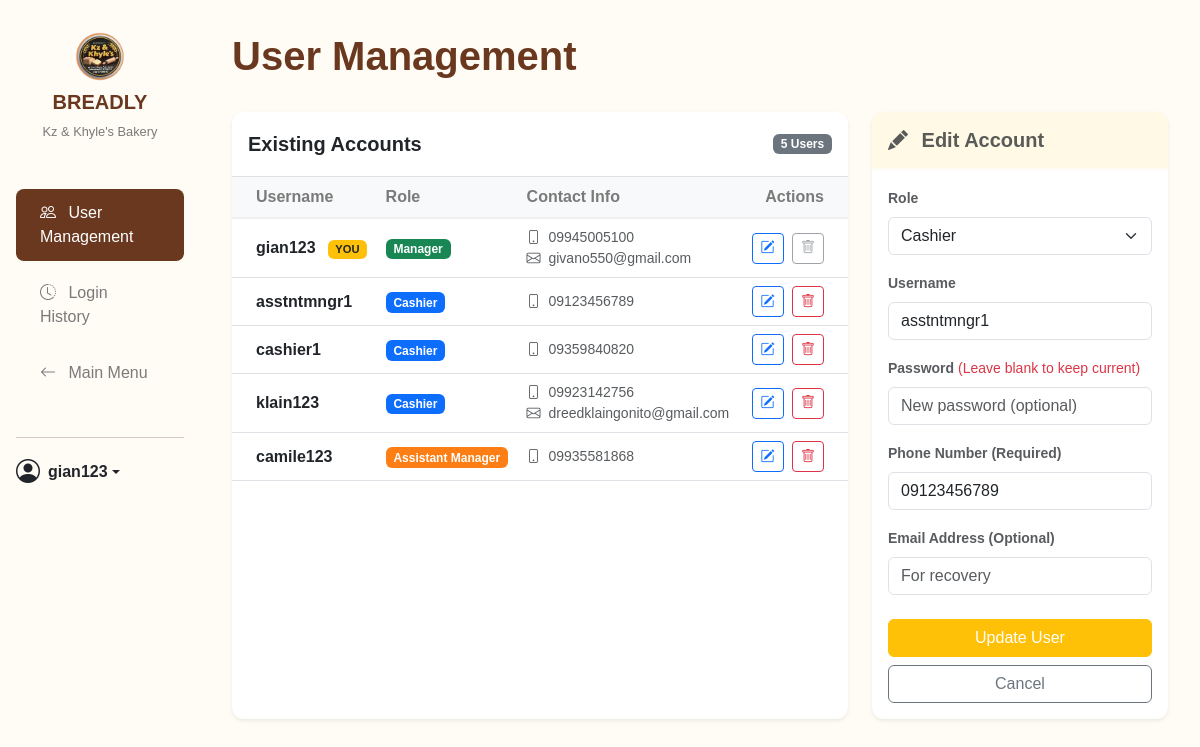
Screenshot of /nav/account_management.php?action=edit&id=6 (signed in) with the database file from the repository.
### tables this page shows
CREATE TABLE `users` (
  `user_id` int(11) NOT NULL,
  `username` varchar(100) NOT NULL,
  `password` varchar(255) DEFAULT NULL,
  `role` enum('manager','cashier','assistant_manager') NOT NULL,
  `email` varchar(150) DEFAULT NULL,
  `phone_number` varchar(11) NOT NULL,
  `enable_daily_report` tinyint(1) NOT NULL DEFAULT 0 COMMENT 'For daily SMS reports',
  `created_at` timestamp NOT NULL DEFAULT current_timestamp()
);

### db_connection.php (called while the page is built, shortened)
<?php
class Database {
    private $host = DB_HOST;
    private $db_name = DB_NAME;
    private $username = DB_USER;
    private $password = DB_PASS;
    public $conn;
    private function connect() {
        $this->conn = null;
        try {
            $dsn = "mysql:host=" . $this->host . ";dbname=" . $this->db_name . ";charset=utf8mb4";
            $options = [
                PDO::ATTR_ERRMODE => PDO::ERRMODE_EXCEPTION,
                PDO::ATTR_DEFAULT_FETCH_MODE => PDO::FETCH_ASSOC,
                PDO::ATTR_EMULATE_PREPARES => false,
            ];
            $this->conn = new PDO($dsn, $this->username, $this->password, $options);
        } catch (PDOException $e) {
            error_log("Database Connection Failed: " . $e->getMessage());
            die("A critical database connection error occurred. Please contact support.");
        }
    }
    public function getConnection() {
        return $this->conn;
    }
}

### src/UserManager.php (called while the page is built, shortened)
<?php
require_once __DIR__ . '/../db_connection.php';
class UserManager {
    private $conn;
    public function __construct() {
        $db = new Database();
        $this->conn = $db->getConnection();
    }
    public function getAllUsers() {
        try {
            $stmt = $this->conn->prepare("CALL AdminGetAllUsers()");
            $stmt->execute();
            return $stmt->fetchAll(PDO::FETCH_ASSOC);
        } catch (PDOException $e) {
            error_log("Get Users Error: " . $e->getMessage());
            return [];
        }
    }
    public function getUserById($user_id) {
        try {
            $stmt = $this->conn->prepare("CALL UserFindById(?)");
            $stmt->execute([$user_id]);
            return $stmt->fetch(PDO::FETCH_ASSOC);
        } catch (PDOException $e) {
            return null;
        }
    }
}
?>

### nav/account_management.php (the view, shortened to what this page needs)
<?php
require_once '../src/UserManager.php';
$userManager = new UserManager();
$is_edit = false;
$edit_data = [];
if (isset($_GET['action']) && $_GET['action'] === 'edit' && isset($_GET['id'])) {
    $is_edit = true;
    $edit_user_id = intval($_GET['id']);
    $edit_data = $userManager->getUserById($edit_user_id);
}
$users = $userManager->getAllUsers();
$active_nav_link = 'account_management';
?>
<!DOCTYPE html>
<html lang="en">
<head>
    <link href="https://cdn.jsdelivr.net/npm/bootstrap@5.3.3/dist/css/bootstrap.min.css" rel="stylesheet">
    <link rel="stylesheet" href="https://cdn.jsdelivr.net/npm/bootstrap-icons@1.11.3/font/bootstrap-icons.css">
    <link rel="stylesheet" href="../styles/global.css">
    <link rel="stylesheet" href="../styles/dashboard.css">
    <link rel="stylesheet" href="../styles/account_management.css">
    <link rel="stylesheet" href="../styles/responsive.css">
</head>
<body class="dashboard">
<div class="container-fluid">
    <div class="row">
        <aside class="col-lg-2 col-md-3 sidebar offcanvas-lg offcanvas-start" tabindex="-1" id="sidebarMenu" aria-labelledby="sidebarMenuLabel">
            <div class="offcanvas-body d-flex flex-column p-0">
                <div class="sidebar-brand">
                    <img src="../images/kzklogo.png" alt="BREADLY Logo">
                    <h5>BREADLY</h5>
                    <p>Kz & Khyle's Bakery</p>
                </div>
                <ul class="nav flex-column sidebar-nav">
                    <li class="nav-item">
                        <a class="nav-link <?php echo ($active_nav_link == 'account_management') ? 'active' : ''; ?>" href="account_management.php">
                            <i class="bi bi-people me-2"></i> User Management
                        </a>
                    </li>
                    <li class="nav-item">
                        <a class="nav-link" href="login_history.php">
                             <i class="bi bi-clock-history me-2"></i> Login History
                        </a>
                    </li>
                    <li class="nav-item">
                        <a class="nav-link" href="index.php">
                            <i class="bi bi-arrow-left me-2"></i> Main Menu
                        </a>
                    </li>
                </ul>
                <div class="sidebar-user">
                    <hr>
                    <div class="dropdown">
                        <a href="#" class="d-flex align-items-center text-dark text-decoration-none dropdown-toggle" id="userMenu" data-bs-toggle="dropdown" aria-expanded="false">
                            <i class="bi bi-person-circle me-2 fs-4"></i>
                            <strong><?php echo htmlspecialchars($_SESSION['username']); ?></strong>
                        </a>
                    </div>
                </div>
            </div>
        </aside>
        <main class="col-lg-10 col-md-9 main-content">
            <div class="header d-flex justify-content-between align-items-center mb-4">
                <h1>User Management</h1>
            </div>
            <div class="row">
                <div class="col-lg-8 mb-4">
                    <div class="card h-100 shadow-sm border-0">
                        <div class="card-header d-flex justify-content-between align-items-center bg-white border-bottom">
                            <h5 class="mb-0 text-dark">Existing Accounts</h5>
                            <span class="badge bg-secondary"><?php echo count($users); ?> Users</span>
                        </div>
                        <div class="card-body p-0">
                            <div class="table-responsive">
                                <table class="table table-hover mb-0 align-middle">
                                    <thead class="table-light">
                                        <tr>
                                            <th class="ps-4">Username</th>
                                            <th>Role</th>
                                            <th>Contact Info</th>
                                            <th class="text-end pe-4">Actions</th>
                                        </tr>
                                    </thead>
                                    <tbody>
                                        <?php foreach ($users as $user): ?>
                                        <tr>
                                            <td class="ps-4 fw-bold text-dark">
                                                <?php echo htmlspecialchars($user['username']); ?>
                                                <?php if($user['user_id'] == $_SESSION['user_id']) echo '<span class="badge bg-warning text-dark ms-2" style="font-size:0.7em">YOU</span>'; ?>
                                            </td>
                                            <td>
                                                <?php
                                                    $roleBadge = 'badge-cashier';
                                                    if ($user['role'] == 'manager') $roleBadge = 'badge-manager';
                                                    if ($user['role'] == 'assistant_manager') $roleBadge = 'badge-assistant_manager';
                                                ?>
                                                <span class="badge <?php echo $roleBadge; ?>">
                                                    <?php echo ucwords(str_replace('_', ' ', $user['role'])); ?>
                                                </span>
                                            </td>
                                            <td class="small text-muted">
                                                <?php if(!empty($user['phone_number'])): ?>
                                                    <div><i class="bi bi-phone me-1"></i> <?php echo htmlspecialchars($user['phone_number']); ?></div>
                                                <?php endif; ?>
                                                <?php if(!empty($user['email'])): ?>
                                                    <div><i class="bi bi-envelope me-1"></i> <?php echo htmlspecialchars($user['email']); ?></div>
                                                <?php endif; ?>
                                            </td>
                                            <td class="text-end pe-4">
                                                <?php if($user['user_id'] != $_SESSION['user_id']): ?>
                                                    <a href="account_management.php?action=edit&id=<?php echo $user['user_id']; ?>" class="btn btn-sm btn-outline-primary me-1"><i class="bi bi-pencil-square"></i></a>
                                                    <a href="account_management.php?action=delete&id=<?php echo $user['user_id']; ?>" class="btn btn-sm btn-outline-danger" onclick="return confirm('Are you sure?');"><i class="bi bi-trash"></i></a>
                                                <?php else: ?>
                                                    <a href="account_management.php?action=edit&id=<?php echo $user['user_id']; ?>" class="btn btn-sm btn-outline-primary me-1"><i class="bi bi-pencil-square"></i></a>
                                                    <button class="btn btn-sm btn-outline-secondary" disabled><i class="bi bi-trash"></i></button>
                                                <?php endif; ?>
                                            </td>
                                        </tr>
                                        <?php endforeach; ?>
                                    </tbody>
                                </table>
                            </div>
                        </div>
                    </div>
                </div>
                <div class="col-lg-4 mb-4">
                    <div class="card shadow-sm border-0">
                        <div class="card-header py-3 <?php echo $is_edit ? 'bg-warning bg-opacity-10' : 'bg-primary bg-opacity-10'; ?>">
                            <h5 class="mb-0 <?php echo $is_edit ? 'text-warning text-opacity-75 text-dark' : 'text-primary text-dark'; ?>">
                                <i class="bi <?php echo $is_edit ? 'bi-pencil-fill' : 'bi-person-plus-fill'; ?> me-2"></i>
                                <?php echo $is_edit ? 'Edit Account' : 'Create Account'; ?>
                            </h5>
                        </div>
                        <div class="card-body">
                            <form action="account_management.php" method="POST">
                                <div class="mb-3">
                                    <label class="form-label small fw-bold text-muted">Role</label>
                                        <select class="form-select" name="role" required>
                                        <option value="cashier" <?php if($is_edit && $edit_data['role'] == 'cashier') echo 'selected'; ?>>Cashier</option>
                                    </select>
                                </div>
                                <div class="mb-3">
                                    <label class="form-label small fw-bold text-muted">Username</label>
                                    <input type="text" class="form-control" name="username"
                                           value="<?php echo $is_edit ? htmlspecialchars($edit_data['username']) : ''; ?>"
                                           placeholder="e.g. juan123" required>
                                </div>
                                <div class="mb-3">
                                    <label class="form-label small fw-bold text-muted">
                                        Password <?php if($is_edit) echo '<span class="fw-normal text-danger">(Leave blank to keep current)</span>'; ?>
                                    </label>
                                    <input type="password" class="form-control" name="password"
                                           placeholder="<?php echo $is_edit ? 'New password (optional)' : 'Strong password'; ?>"
                                           <?php echo $is_edit ? '' : 'required'; ?>>
                                </div>
                                <div class="mb-3">
                                    <label class="form-label small fw-bold text-muted">Phone Number (Required)</label>
                                    <input type="text" class="form-control" name="phone"
                                           value="<?php echo $is_edit ? htmlspecialchars($edit_data['phone_number']) : ''; ?>"
                                           placeholder="0917..." maxlength="11" required>
                                </div>
                                <div class="mb-3">
                                    <label class="form-label small fw-bold text-muted">Email Address (Optional)</label>
                                    <input type="email" class="form-control" name="email"
                                           value="<?php echo $is_edit ? htmlspecialchars($edit_data['email']) : ''; ?>"
                                           placeholder="For recovery">
                                </div>
                                <button type="submit" class="btn <?php echo $is_edit ? 'btn-warning' : 'btn-primary'; ?> w-100 mt-2">
                                    <?php echo $is_edit ? 'Update User' : 'Create User'; ?>
                                </button>
                                <?php if($is_edit): ?>
                                    <a href="account_management.php" class="btn btn-outline-secondary w-100 mt-2">Cancel</a>
                                <?php endif; ?>
                            </form>
                        </div>
                    </div>
                </div>
            </div>
        </main>
    </div>
</div>
</body>
</html>

### rows the page displays
users: username "gian123", shows "YOU", role "Manager", phone_number "09945005100", email "givano550@gmail.com"
users: username "asstntmngr1", role "Cashier", phone_number "09123456789", phone "09123456789"
users: username "cashier1", role "Cashier", phone_number "09359840820"
users: username "klain123", role "Cashier", phone_number "09923142756", email "dreedklaingonito@gmail.com"
users: username "camile123", role "Assistant Manager", phone_number "09935581868"

### other values shown
$_SESSION['username'] "gian123"
count($users) "5"
